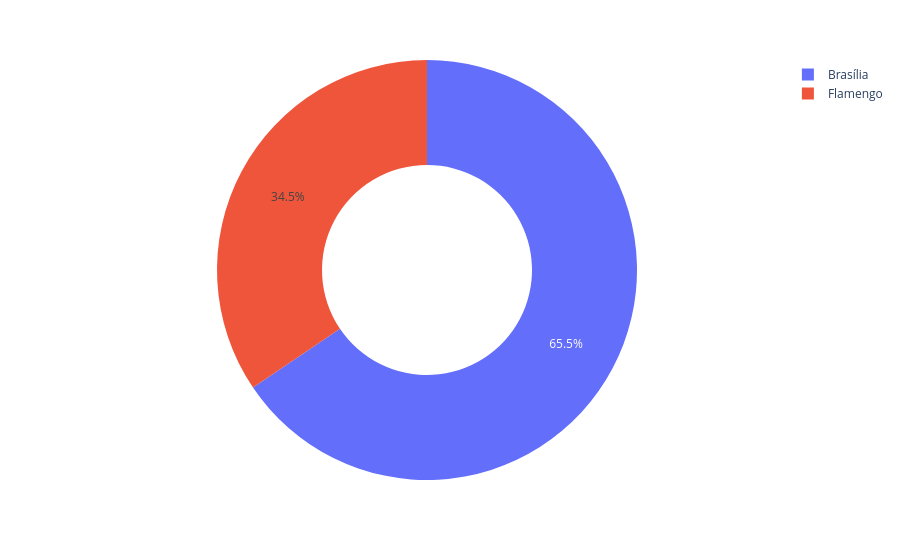

The notebook cell saved with this chart:
### Code cell
val = {
    'Times':['Brasília', 'Flamengo'],
    'Porcentagem':[prob_bsb, 1-prob_bsb]
}
dfig = pd.DataFrame(val)


fig = px.pie(
    dfig,
    values='Porcentagem',
    names='Times',
    hole=.5
)

fig.show()

### Figure 1 — Plotly figure (JSON) as saved in the notebook; plotly's stock layout.template omitted (floating-point values rounded to 4 significant figures)
{"data": [{"domain": {"x": [0, 1], "y": [0, 1]}, "hole": 0.5, "hovertemplate": "Times=%{label}<br>Porcentagem=%{value}<extra></extra>", "labels": ["Brasília", "Flamengo"], "legendgroup": "", "name": "", "showlegend": true, "type": "pie", "values": [0.6554, 0.3446]}], "layout": {"legend": {"tracegroupgap": 0}, "margin": {"t": 60}}}
